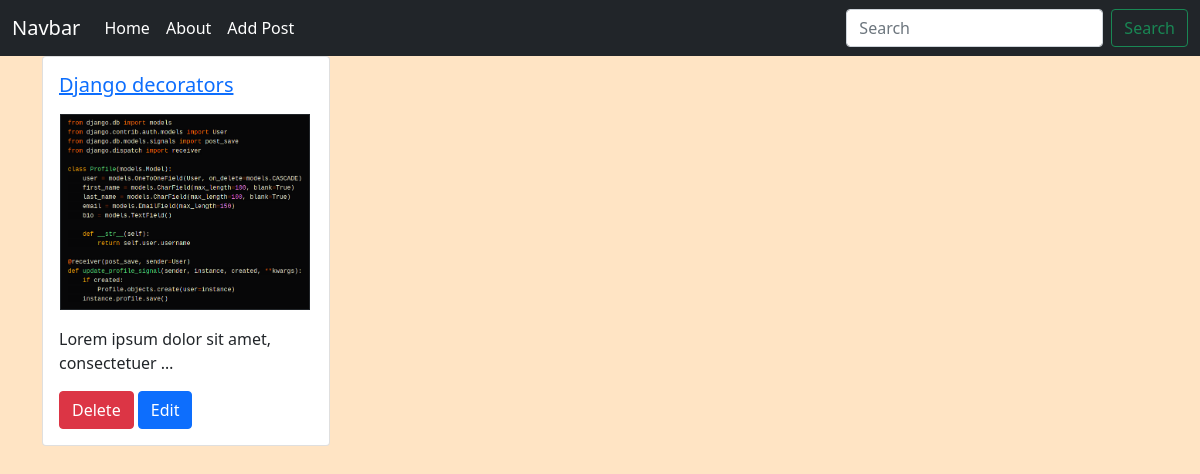
Page /post/detail/django-decorators/ (signed in) on the committed database.
### blog/models.py (models this page shows, shortened)
class Post(models.Model):
    user = models.ForeignKey(User, on_delete=models.CASCADE)
    title = models.CharField(max_length=255)
    content = RichTextUploadingField(blank=True, null=True)
    thumbnail = models.ImageField(upload_to ='uploads/', blank=True, null=True)
    slug = models.SlugField(unique=True, max_length=255)
    published_date = models.DateTimeField(auto_now_add=True)

### blog/views.py (the view)
# urls.py: path('post/detail/<slug:slug>/', PostDetailView.as_view(), name='post_detail'),
class PostDetailView(DetailView):
    model = Post
    template_name = 'blog/post_detail.html'

### blog/templates/blog/post_detail.html (shortened to what this page needs)
{% extends 'blog/base.html' %}
{% block content %}
    <div class="container">
        <div class="card" style="width: 18rem;">
        <div class="card-body">
            <h5 class="card-title"><a href="{% url 'posts:post_detail' post.slug  %}">{{post.title}}</a></h5>
            <p class="card-text">{{post.content|safe|truncatewords:15}}</p>
            {% if request.user.is_authenticated %}
            <a href="{% url 'posts:post_delete' post.slug  %}" class="btn btn-danger">Delete</a>
            <a href="{% url 'posts:post_update' post.slug  %}" class="btn btn-primary">Edit</a>
            {% endif %}
        </div>
        </div>
    </div>
{% endblock content %}

### static/css/base.css (style rules this page uses)
body { background-color: bisque; }

### rows in the picture
Post: title "Django decorators", content (picture), content "Lorem ipsum dolor sit amet, consectetuer …"
